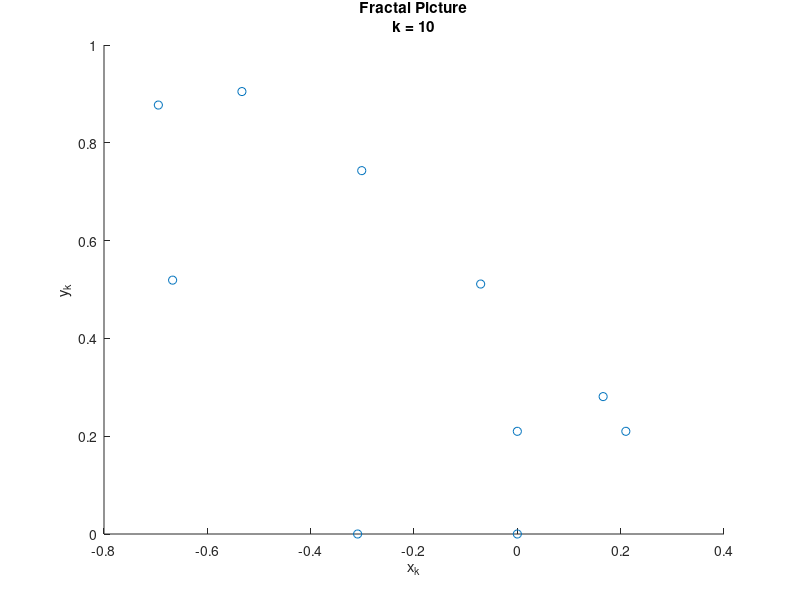

Write the MATLAB code that produced this figure.
n=10;
x=zeros(1,n);
y=zeros(1,n);

for k=1:n-1
    x(k+1)=y(k)*(1+sin(0.7*x(k)))-1.2*sqrt(abs(x(k)));
    y(k+1)=0.21-x(k);
end

scatter(x,y)
title({['Fractal Picture'];['k = ' num2str(n)]})
xlabel('x_k')
ylabel('y_k')